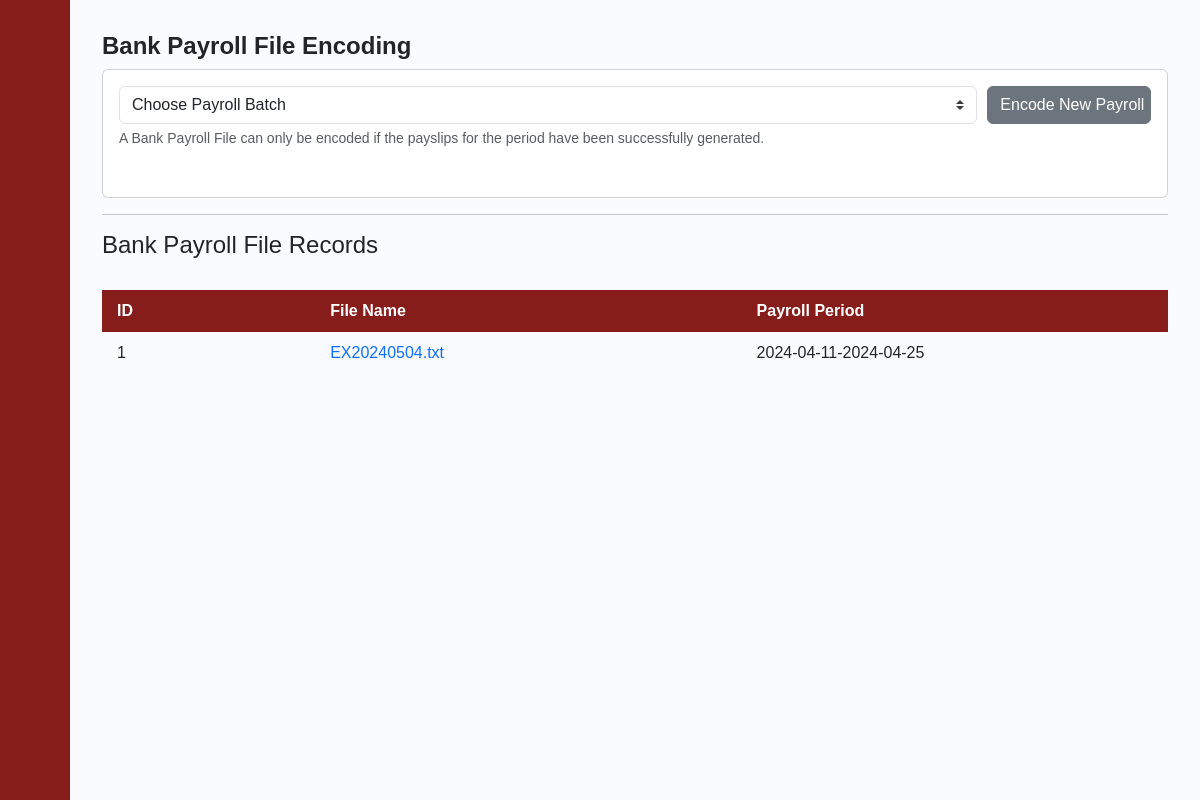
The app's page /encode_page/1, older data.
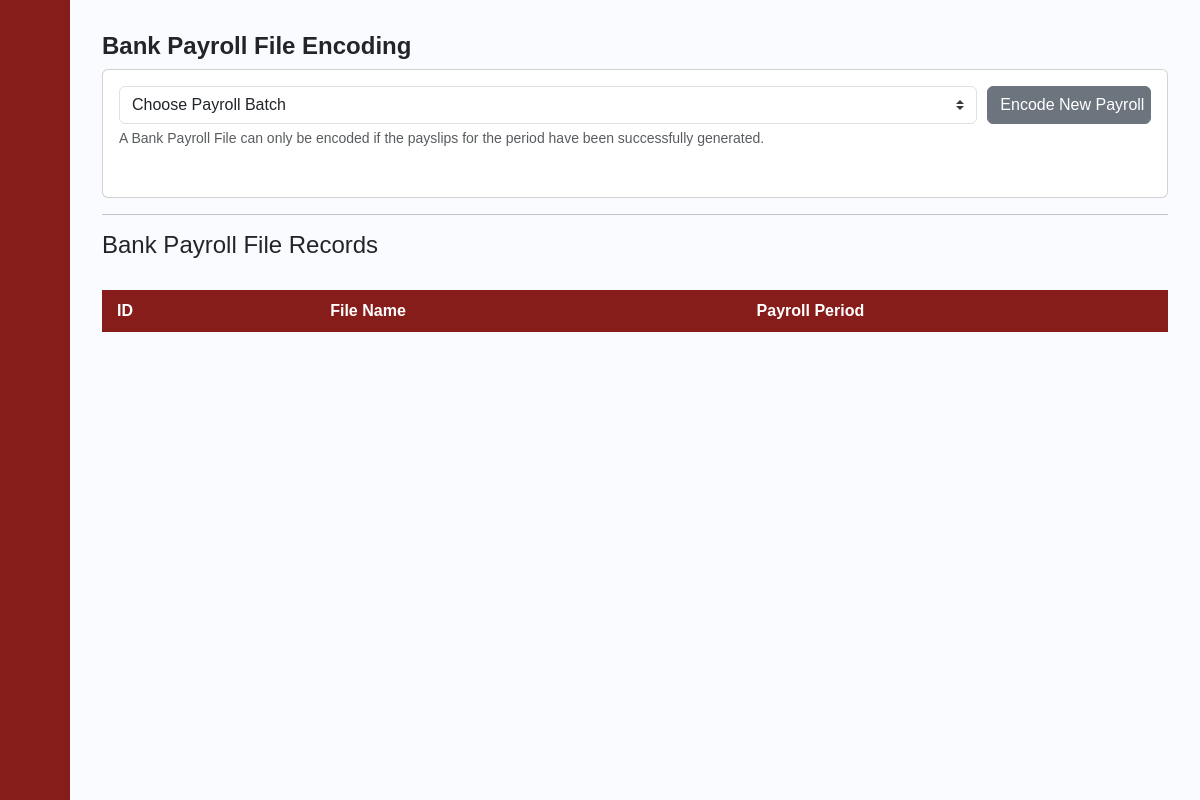
The same page, newer data.
### payrollapp/models.py (models this page shows, shortened)
class BANK_FILES(models.Model):
    BANK_ENTRY_ID = models.IntegerField(primary_key=True)
    BANK_FILE_NAME = models.CharField(max_length=250)
    BANK_FILE = models.FileField(upload_to='files/')
    PAYROLL_PERIOD = models.CharField(max_length=250)
    Date = models.DateField()

### payrollapp/views.py (the view)
# urls.py: path('encode_page/<int:UID>', views.encode_page, name='encode_page'),
def encode_page(request, UID):
    user = get_object_or_404(USER_ACCOUNT, pk=UID)
    z = Payslip_Transaction.objects.values_list('End_Date', flat=True).distinct()
    a = BANK_FILES.objects.all()
    if (request.method == "POST"):
        current_date = datetime.now()
        current_date = current_date.strftime('%Y%m%d')
        try:
            inputDate = request.POST.get('inputDate')
            IDD = inputDate
            inputDate = datetime.strptime(inputDate, '%Y%m%d')
        except:
            pass
        payslip_match = Payslip_Transaction.objects.filter(End_Date=inputDate)
        current_date = datetime.now()#It broke so this is being redone again
        formatted_date = current_date.strftime("%Y%m%d")
        filename = 'EX' + formatted_date + ".txt"
        startDate = 0
        if BANK_FILES.objects.filter(BANK_FILE_NAME=filename).exists():
            with open(filename, 'w') as file:
                for x in payslip_match:
                    startDate = x.Start_Date
                    if x.Employee_ID.BankNumber != 000000000000:
                        file.write(str(x.Employee_ID.BankNumber) +"\t" + str(x.Net_Pay)+'\n')
                    else:
                        file.write(str(x.Employee_ID.BankNumber) +"\t" + str(x.Net_Pay)+' TO BE MANUALLY ADDED \n')
                    startDate = startDate.strftime("%Y-%m-%d")
                    period = startDate + '-'+IDD
                    current_date = datetime.now().date()
                    existingFile = BANK_FILES.objects.filter(BANK_FILE_NAME=filename, BANK_FILE=filename ,PAYROLL_PERIOD=period, Date=current_date)
                    existingFile.update(BANK_FILE_NAME=filename, BANK_FILE=filename ,PAYROLL_PERIOD=period)
                    messages.success(request, "Bank File Successfully Encoded!")
        else:
            with open(filename, 'w') as file:
                for x in payslip_match:
                    startDate = x.Start_Date
                    if x.Employee_ID.BankNumber != 000000000000:
                        file.write(str(x.Employee_ID.BankNumber) +"\t" + str(x.Net_Pay)+'\n')
                    else:
                        file.write(str(x.Employee_ID.BankNumber) +"\t" + str(x.Net_Pay)+' TO BE MANUALLY ADDED \n')
                startDate = startDate.strftime("%Y-%m-%d")
                period = startDate + '-'+IDD
                current_date = datetime.now().date()
                BANK_FILES.objects.create(BANK_FILE_NAME=filename, BANK_FILE=filename ,PAYROLL_PERIOD=period, Date=current_date)
                messages.success(request, "Bank File Successfully Encoded!")
        return render(request, 'payrollapp/encode_page.html', {'user':user, 'a':a, 'z':z})
    else:
        return render(request, 'payrollapp/encode_page.html', {'user':user, 'a':a, 'z':z})

### payrollapp/templates/payrollapp/encode_page.html (shortened to what this page needs)
{% extends 'payrollapp/base.html' %}
{% load static %}
{% block content %}
<div class="main">
    <div class="content">
        <h1> Bank Payroll File Encoding</h1>
        <div class="card">
            <div class="card-body">
                <form method="POST" action="#">{% csrf_token %}
                    <div class="form-row">
                        <div class="form-group col-10">
                            <select id="inputDate" name="inputDate" class="form-control custom-select mr-sm-2" required>
                                <option selected disabled="disabled">Choose Payroll Batch</option>
                            </select>
                            <small id="inputDept" class="form-text text-muted">A Bank Payroll File can only be encoded if the payslips for the period have been successfully generated.</small>
                        </div>
                        <div class="form-group col-2">
                            <button class="btn btn-secondary btn-block" type="submit">Encode New Payroll</button>
                        </div>
                    </div>
                </form>
            </div>
        </div>
        <hr>
        <div class="my-3">
            <h4> Bank Payroll File Records </h4>
            <table id="posts">
                <thead>
                    <tr>
                        <th style="width:10%">ID</th>
                        <th style="width:20%">File Name</th>
                        <th style="width:20%">Payroll Period</th>
                    </tr>
                </thead>
                <tbody>
                    {%for b in a%}
                    <tr>
                        <td>{{b.BANK_ENTRY_ID}}</td>
                        <td><a href="{% url 'download_file' file_id=b.BANK_FILE_NAME %}">{{b.BANK_FILE_NAME}}</a></td>
                        <td>{{b.PAYROLL_PERIOD}}</td>
                    </tr>
                    {% endfor %}
                </tbody>
            </table>
        </div>
    </div>
</div>
{% endblock %}

Row changes from the older to the newer data that the page shows:
removed BANK_FILES: BANK_ENTRY_ID "1", BANK_FILE_NAME "EX20240504.txt", PAYROLL_PERIOD "2024-04-11-2024-04-25"
